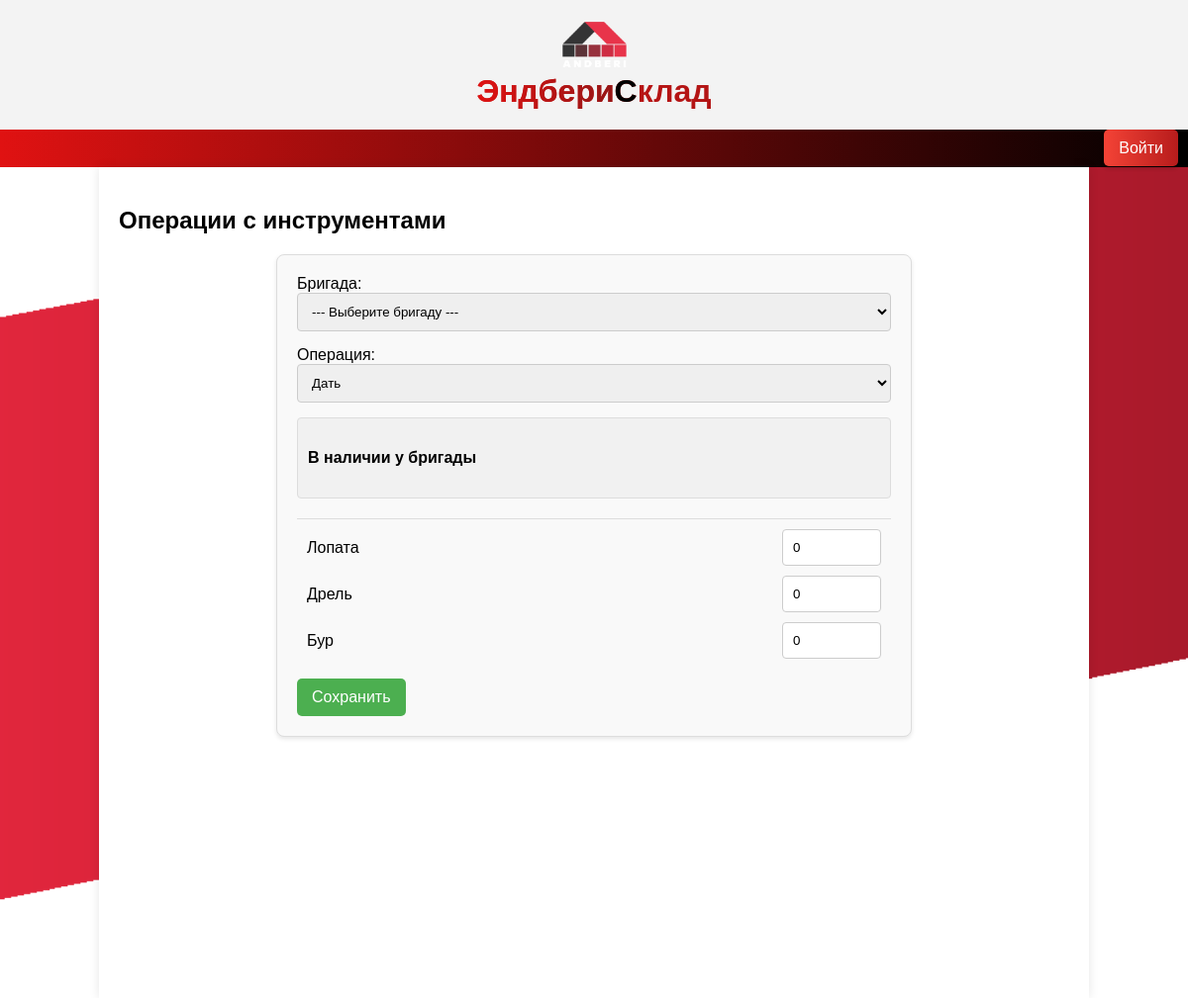
The app's page /tool-operation/ with its own data.
### sklad_app/models.py (models this page shows)
class Tool(models.Model):
    name=models.CharField(max_length=500)
    count=models.IntegerField()

### sklad_app/views.py (the view, shortened to what this page needs)
# urls.py: path('tool-operation/', ToolOperationView.as_view(), name='tool_operation_form'),
class ToolOperationView(View):
    def get(self, request):
        form = ToolOperationForm()
        brigades = BrigadeWork.objects.all()
        tools = Tool.objects.all()
        return render(request, 'tool_operation_form.html', {'form': form, 'brigades': brigades, 'tools': tools})

### sklad_app/forms.py
class ToolOperationForm(forms.Form):
    brigade = forms.ModelChoiceField(queryset=BrigadeWork.objects.all(), label='Выберите бригаду')
    operation = forms.ChoiceField(choices=[('Списать', 'Списать'), ('Дать', 'Дать')], label='Выберите операцию')
    def __init__(self, *args, **kwargs):
        super(ToolOperationForm, self).__init__(*args, **kwargs)
        tools = Tool.objects.all()
        for tool in tools:
            self.fields[f'tool_{tool.id}'] = forms.IntegerField(label=f'{tool.name}', min_value=0, required=False)

### templates/tool_operation_form.html (shortened to what this page needs)
{% extends "index.html" %}
{% block content %}
<h2>Операции с инструментами</h2>
<form method="post" class="tool-operation-form">
    <div class="form-group">
        <label for="brigade">Бригада:</label>
        <select id="brigade" name="brigade" class="form-control">
            <option value="">--- Выберите бригаду ---</option>
        </select>
    </div>
    <div class="form-group">
        <label for="operation">Операция:</label>
        <select id="operation" name="operation" class="form-control">
            <option value="Дать">Дать</option>
        </select>
    </div>
    <div id="brigade-tools" class="brigade-tools">
        <h4>В наличии у бригады</h4>
    </div>
    <div class="tool-list">
        {% for tool in tools %}
        <div class="form-group tool-item">
            <label for="tool_{{ tool.id }}">{{ tool.name }}</label>
            <input type="number" id="tool_{{ tool.id }}" name="tool_{{ tool.id }}" min="0" value="0" class="form-control">
        </div>
        {% endfor %}
    </div>
    <button type="submit" class="btn btn-primary">Сохранить</button>
</form>
{% endblock %}

### templates/tool_operation_form.html (style rules this page uses)
.tool-operation-form { max-width: 600px; margin: auto; padding: 20px; background-color: #f9f9f9; border: 1px solid #ddd; border-radius: 8px; box-shadow: 0 2px 4px rgba(0, 0, 0, 0.1); }
.form-group { margin-bottom: 15px; }
.form-control { width: 100%; padding: 10px; border: 1px solid #ccc; border-radius: 4px; box-sizing: border-box; }
.tool-list { margin-top: 20px; padding: 10px; border-top: 1px solid #ddd; }
.tool-item { display: flex; justify-content: space-between; align-items: center; margin-bottom: 10px; }
.tool-item label { flex: 1; margin-right: 10px; }
.tool-item .form-control { flex: 0 0 100px; }
.btn-primary { background-color: #4CAF50; color: white; padding: 10px 15px; border: none; border-radius: 5px; cursor: pointer; font-size: 16px; }
.brigade-tools { margin-top: 15px; padding: 10px; background-color: #f1f1f1; border: 1px solid #ddd; border-radius: 4px; }

### records on screen
Tool: name "Лопата"
Tool: name "Дрель"
Tool: name "Бур"
